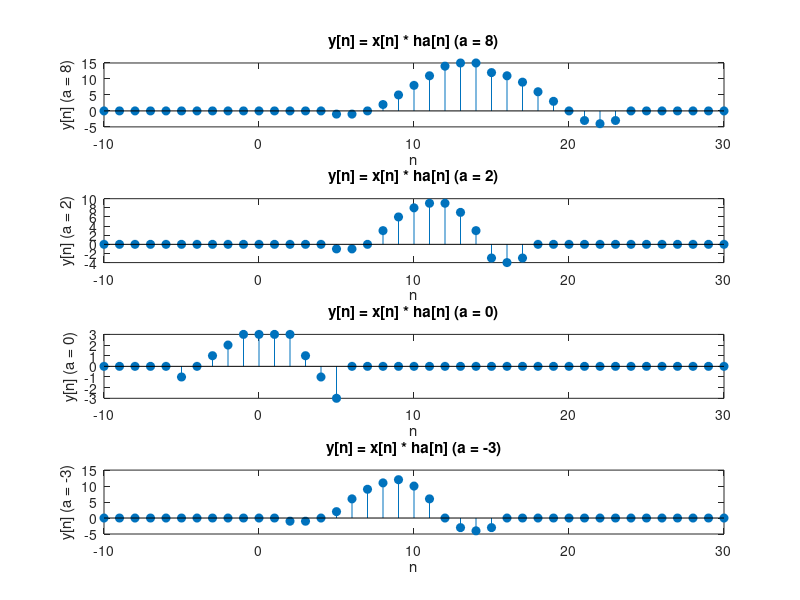

The MATLAB script that drew this image:
% define x[n]
n = -10:30;
x = zeros(size(n));
x(n>=-5 & n<=-1) = n(n>=-5 & n<=-1)+4;
x(n>-1 & n<2) = 3;
x(n>=2 & n<=5) = 7-2*n(n>=2 & n<=5);

% define ha[n]
a_values = [8,2,0,-3]
for m = 1:length(a_values)
    a = a_values(m)
    if a == 0             %because in this case the signal is an impulse 
        ha = [1 zeros(1,length(n)-1)];
    else
        ha = zeros(1, length(n));
        if a > 0
            ha(n >= 0 & n <= a) = 1;
        else
            ha(n >= a & n <= 0) = 1;
        end
    end
    % convolution
    y = zeros(1, length(n));
    for i=1:length(n)
        for k=1:length(ha)
            if (i-k+1) >= 1 && (i-k+1) <= length(x) % not to be out of the boundaries
                 y(i) = y(i) + x(i-k+1)*ha(k);
            end
        end
    end
    % plotting
    subplot(length(a_values), 1, m);
    stem(n,y, 'filled');
    xlabel('n');
    ylabel(sprintf('y[n] (a = %d)', a));
    title(sprintf('y[n] = x[n] * ha[n] (a = %d)', a));
   
end
    


